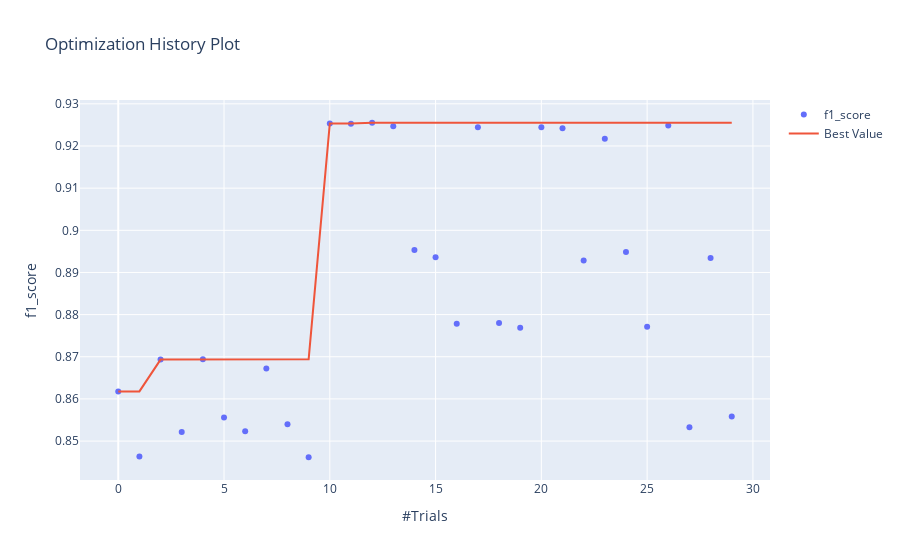

Notebook cell for this chart:
### Markdown cell above
График истории оптимизации

### Code cell
optuna.visualization.plot_optimization_history(study, target_name="f1_score")

### Figure 1 — Plotly figure (JSON) as saved in the notebook; plotly's stock layout.template omitted (floating-point values rounded to 4 significant figures)
{"data": [{"mode": "markers", "name": "f1_score", "type": "scatter", "x": [0, 1, 2, 3, 4, 5, 6, 7, 8, 9, 10, 11, 12, 13, 14, 15, 16, 17, 18, 19, 20, 21, 22, 23, 24, 25, 26, 27, 28, 29], "y": [0.8618, 0.8464, 0.8693, 0.8521, 0.8694, 0.8556, 0.8524, 0.8672, 0.854, 0.8462, 0.9253, 0.9253, 0.9255, 0.9247, 0.8954, 0.8936, 0.8778, 0.9245, 0.878, 0.8769, 0.9244, 0.9242, 0.8928, 0.9217, 0.8949, 0.8771, 0.9249, 0.8533, 0.8934, 0.8558]}, {"name": "Best Value", "type": "scatter", "x": [0, 1, 2, 3, 4, 5, 6, 7, 8, 9, 10, 11, 12, 13, 14, 15, 16, 17, 18, 19, 20, 21, 22, 23, 24, 25, 26, 27, 28, 29], "y": [0.8618, 0.8618, 0.8693, 0.8693, 0.8694, 0.8694, 0.8694, 0.8694, 0.8694, 0.8694, 0.9253, 0.9253, 0.9255, 0.9255, 0.9255, 0.9255, 0.9255, 0.9255, 0.9255, 0.9255, 0.9255, 0.9255, 0.9255, 0.9255, 0.9255, 0.9255, 0.9255, 0.9255, 0.9255, 0.9255]}], "layout": {"title": {"text": "Optimization History Plot"}, "xaxis": {"title": {"text": "#Trials"}}, "yaxis": {"title": {"text": "f1_score"}}}}
